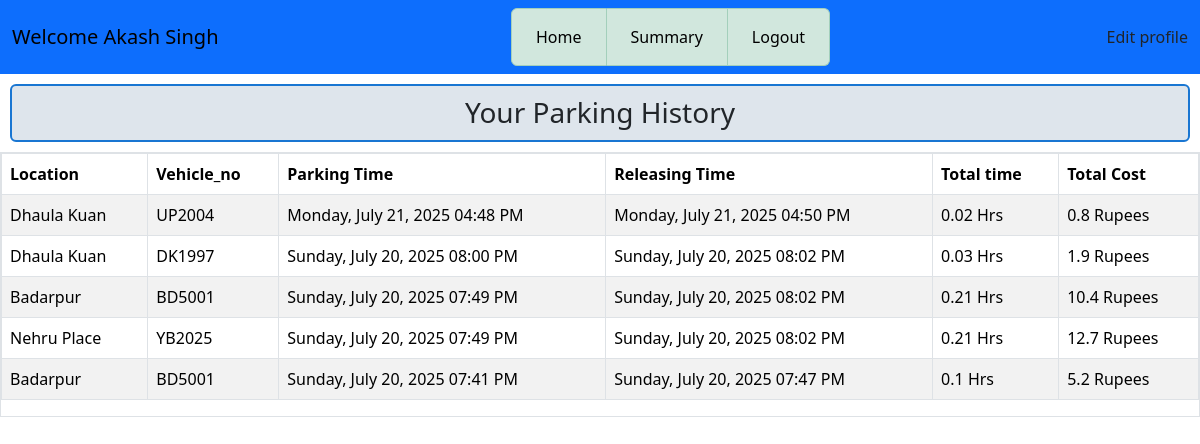
The app's page /user_summary/3, older data.
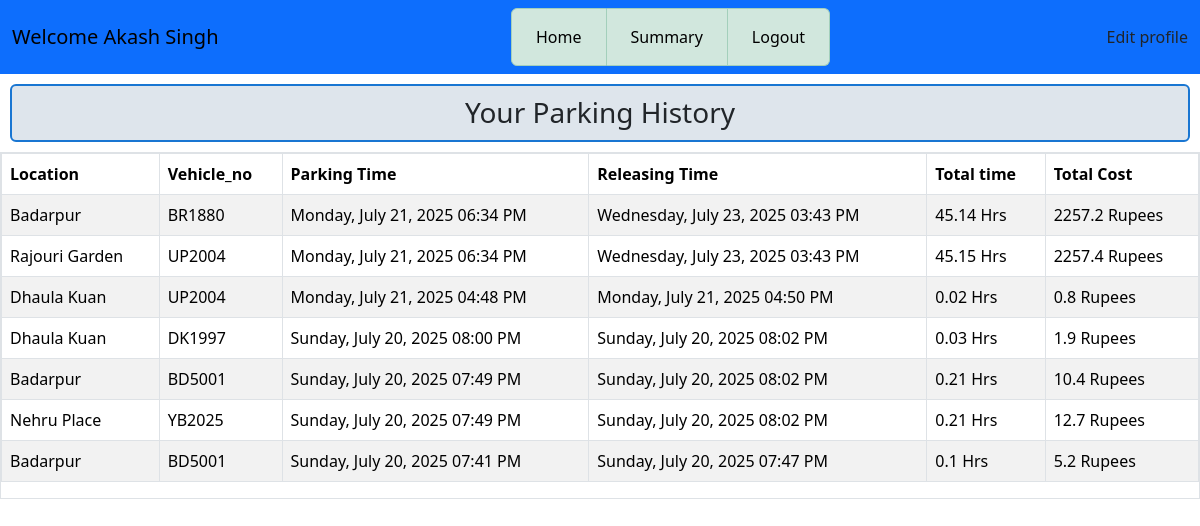
The same page, newer data.
### application/models.py (models this page shows)
class Reserve(db.Model):
    id = db.Column(db.Integer, primary_key=True, autoincrement=True)
    user_id = db.Column(db.Integer, db.ForeignKey('users.id'), nullable=False)
    lot_id = db.Column(db.Integer, db.ForeignKey('lots.id'), nullable=False)
    spot_id = db.Column(db.String, db.ForeignKey('spots.id'), nullable=False)
    start_time = db.Column(db.DateTime)
    end_time = db.Column(db.DateTime)
    total_time = db.Column(db.Float)  # in hours
    location = db.Column(db.String(200), nullable=False)
    status = db.Column(db.String, default="released") # released or occupied
    cost = db.Column(db.Float)
    vehicle_no = db.Column(db.String(20), nullable=False)

### application/controllers.py (the view)
@app.route('/user_summary/<int:user_id>', methods=['GET'])
def user_summary(user_id):
    this_user = Users.query.get(user_id)
    reserve = Reserve.query.filter_by(user_id=user_id, status="released").order_by(Reserve.id.desc()).all()
    return render_template('summ_user.html', this_user=this_user, reserve=reserve)

### templates/summ_user.html (shortened to what this page needs)
<!DOCTYPE html>
<html lang="en">
<head>
    <link rel="stylesheet" href="/static/css/style.css">
    <link href="https://cdn.jsdelivr.net/npm/bootstrap@5.3.7/dist/css/bootstrap.min.css" rel="stylesheet">
</head>
<body>
    <div id ="main">
        <div id ="canvas" class="overflow-auto">
            <nav class="navbar navbar-expand-lg bg-primary">
                <div class="container-fluid">
                    <div class="navbar-brand" >Welcome {{this_user.fullname}}</div>
                    <div class="collapse navbar-collapse" id="navbarSupportedContent">
                        <ul class="navbar-nav mx-auto mb-2 mb-lg-0 list-group list-group-horizontal text-center">
                            <li class="nav-item list-group-item  list-group-item-success">
                                <a class="nav-link active" aria-current="page" href="/user_dashboard/{{this_user.id}}">Home</a>
                            </li>
                            <li class="nav-item list-group-item  list-group-item-success">
                                <a class="nav-link active" aria-current="page" href="/user_summary/{{this_user.id}}">Summary</a>
                            </li>
                            <li class="nav-item list-group-item  list-group-item-success">
                                <a class="nav-link active" aria-current="page" href="/login">Logout</a>
                            </li>
                        </ul>
                        <a class="nav-link active" aria-current="page" href="/edit_profile/{{this_user.id}}">Edit profile</a>
                    </div>
                </div>
            </nav>
            <div id ="content" class="overflow-auto">
                    <h3 class="heading">Your Parking History</h3>
                    <div id="table1" class="border" >
                    <table class="table table-striped table-bordered" >
                        <thead>
                            <tr>
                                <th scope="col">Location</th>
                                <th scope="col">Vehicle_no</th>
                                <th scope="col">Parking Time</th>
                                <th scope="col">Releasing Time</th>
                                <th scope="col">Total time</th>
                                <th scope="col">Total Cost</th>
                            </tr>
                        </thead>
                            <tbody>
                                {% for his in reserve %}
                                <tr>
                                    <td>{{his.location}}</td>
                                    <td>{{his.vehicle_no}}</td>
                                    <td>{{his.start_time.strftime('%A, %B %d, %Y %I:%M %p') }}</td>
                                    <td>{{his.end_time.strftime('%A, %B %d, %Y %I:%M %p') }}</td>
                                    <td>{{his.total_time | round(2) }} Hrs</td>
                                    <td>{{his.cost | round(1)}} Rupees</td>
                                </tr>
                                {% endfor %}
                            </tbody>
                    </table>
                    </div>
            </div>
        </div>
    </div>
</body>
</html>

Row changes from the older to the newer data that the page shows:
now on this page (row edited): Reserve: location "Badarpur", vehicle_no "BR1880", start_time "Monday, July 21, 2025 06:34 PM", end_time "Wednesday, July 23, 2025 03:43 PM", total_time "45.14", cost "2257.2"
now on this page (row edited): Reserve: location "Rajouri Garden", vehicle_no "UP2004", start_time "Monday, July 21, 2025 06:34 PM", end_time "Wednesday, July 23, 2025 03:43 PM", total_time "45.15", cost "2257.4"
